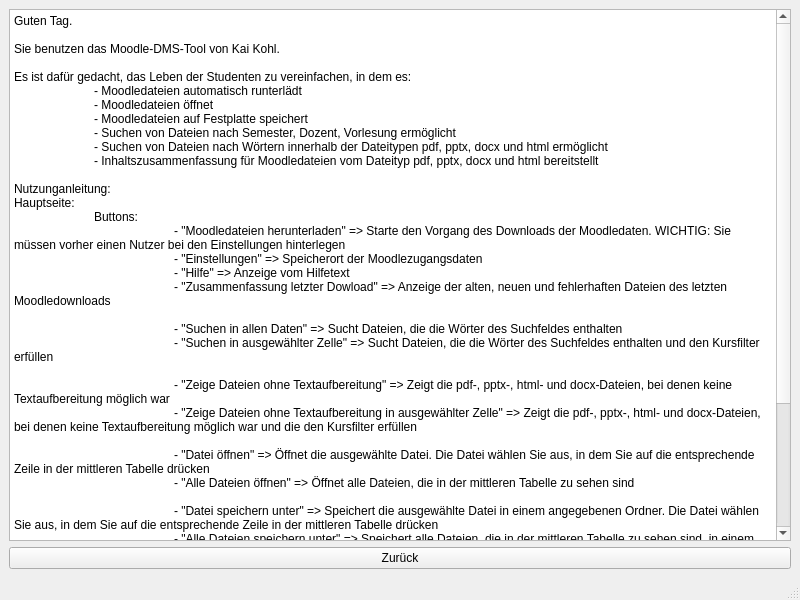
<?xml version="1.0" encoding="UTF-8"?>
<ui version="4.0">
 <class>MainWindow</class>
 <widget class="QMainWindow" name="MainWindow">
  <property name="geometry">
   <rect>
    <x>0</x>
    <y>0</y>
    <width>800</width>
    <height>600</height>
   </rect>
  </property>
  <property name="windowTitle">
   <string>MainWindow</string>
  </property>
  <widget class="QWidget" name="centralwidget">
   <layout class="QGridLayout" name="gridLayout">
    <item row="0" column="0">
     <widget class="QPlainTextEdit" name="helpText">
      <property name="plainText">
       <string>Guten Tag.

Sie benutzen das Moodle-DMS-Tool von Kai Kohl.

Es ist dafür gedacht, das Leben der Studenten zu vereinfachen, in dem es:
	- Moodledateien automatisch runterlädt
	- Moodledateien öffnet
	- Moodledateien auf Festplatte speichert
	- Suchen von Dateien nach Semester, Dozent, Vorlesung ermöglicht
	- Suchen von Dateien nach Wörtern innerhalb der Dateitypen pdf, pptx, docx und html ermöglicht
	- Inhaltszusammenfassung für Moodledateien vom Dateityp pdf, pptx, docx und html bereitstellt
	
Nutzunganleitung:
Hauptseite:
	Buttons:
		- &quot;Moodledateien herunterladen&quot; =&gt; Starte den Vorgang des Downloads der Moodledaten. WICHTIG: Sie müssen vorher einen Nutzer bei den Einstellungen hinterlegen
		- &quot;Einstellungen&quot; =&gt; Speicherort der Moodlezugangsdaten
		- &quot;Hilfe&quot; =&gt; Anzeige vom Hilfetext
		- &quot;Zusammenfassung letzter Dowload&quot; =&gt; Anzeige der alten, neuen und fehlerhaften Dateien des letzten Moodledownloads 
		
		- &quot;Suchen in allen Daten&quot; =&gt; Sucht Dateien, die die Wörter des Suchfeldes enthalten
		- &quot;Suchen in ausgewählter Zelle&quot; =&gt; Sucht Dateien, die die Wörter des Suchfeldes enthalten und den Kursfilter erfüllen
		
		- &quot;Zeige Dateien ohne Textaufbereitung&quot; =&gt; Zeigt die pdf-, pptx-, html- und docx-Dateien, bei denen keine Textaufbereitung möglich war
		- &quot;Zeige Dateien ohne Textaufbereitung in ausgewählter Zelle&quot; =&gt; Zeigt die pdf-, pptx-, html- und docx-Dateien, bei denen keine Textaufbereitung möglich war und die den Kursfilter erfüllen
		
		- &quot;Datei öffnen&quot; =&gt; Öffnet die ausgewählte Datei. Die Datei wählen Sie aus, in dem Sie auf die entsprechende Zeile in der mittleren Tabelle drücken
		- &quot;Alle Dateien öffnen&quot; =&gt; Öffnet alle Dateien, die in der mittleren Tabelle zu sehen sind
		
		- &quot;Datei speichern unter&quot; =&gt; Speichert die ausgewählte Datei in einem angegebenen Ordner. Die Datei wählen Sie aus, in dem Sie auf die entsprechende Zeile in der mittleren Tabelle drücken
		- &quot;Alle Dateien speichern unter&quot; =&gt; Speichert alle Dateien, die in der mittleren Tabelle zu sehen sind, in einem angegebenen Ordner
		
		- &quot;Schließen&quot; =&gt; Beendet das Programm
	
	Optionen für die Suche nach Dateien:
		- Um alle Dateien für eine Vorlesung, Dozent oder Semester zu erhalten, müssen Sie in der linken Tabelle auf die jeweilige Zelle mit der linken Maustaste drücken
		
		- Drücken auf &quot;Semester&quot; =&gt; Sortiert Kurse nach dem Semester
		- Drücken auf &quot;Dozent&quot; =&gt; Sortiert Kurse nach dem Dozentennamen
		- Drücken auf &quot;Kursname&quot; =&gt; Sortiert Kurse nach dem Kurstitel</string>
      </property>
     </widget>
    </item>
    <item row="1" column="0">
     <widget class="QPushButton" name="but_back">
      <property name="text">
       <string>Zurück</string>
      </property>
     </widget>
    </item>
   </layout>
  </widget>
  <widget class="QMenuBar" name="menubar">
   <property name="geometry">
    <rect>
     <x>0</x>
     <y>0</y>
     <width>800</width>
     <height>17</height>
    </rect>
   </property>
  </widget>
  <widget class="QStatusBar" name="statusbar"/>
 </widget>
 <resources/>
 <connections/>
</ui>
